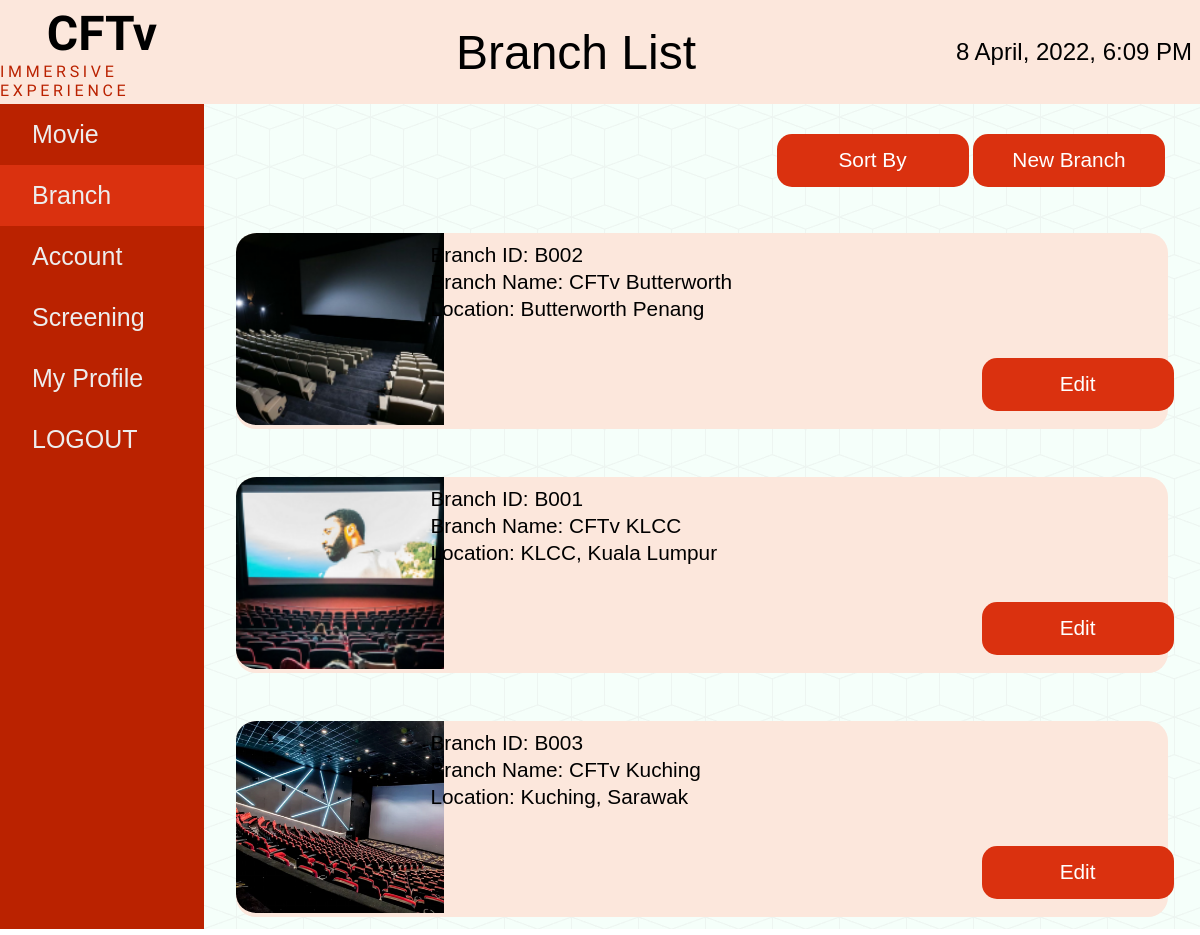
The page /branchList.php (signed in) on the database as committed earlier.
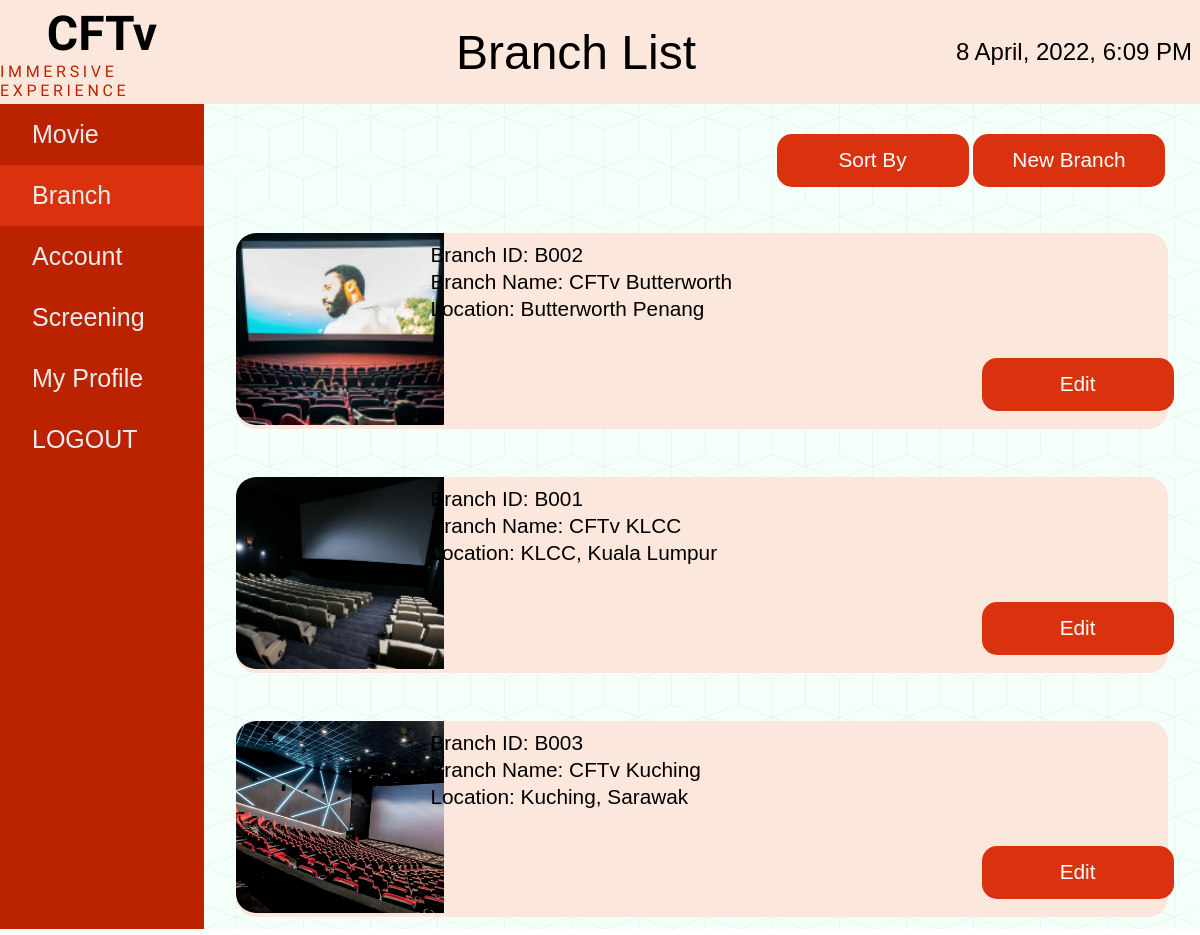
The same page on the database as committed later.
### tables this page shows
CREATE TABLE `branch` (
  `br_id` int(11) NOT NULL,
  `branch_id` varchar(30) NOT NULL,
  `branch_name` varchar(300) NOT NULL,
  `branch_address` varchar(300) NOT NULL,
  `branch_image` varchar(300) DEFAULT NULL,
  `no_of_halls` int(11) NOT NULL,
  `hall_id` int(11) NOT NULL,
  `screening_id` int(11) DEFAULT NULL
);

### branchList.php (the view, shortened to what this page needs)
<?php
require_once 'config.php';
$fetch_branches = mysqli_query($connect, "select * from branch GROUP BY branch_name");
?>
<!DOCTYPE html>
<html lang="en">
	<head>
		<link rel="stylesheet" href="./styles/style.css" />
	</head>
	<body>
		<div class="navbar">
			<div class="logo">
				<h1>CFTv</h1>
				<p>IMMERSIVE EXPERIENCE</p>
			</div>
			<div class="heading">
				<h1>Branch List</h1>
			</div>
			<div class="date">
				<h2><?php echo date("j F, Y, g:i A") ?></h2>
			</div>
		</div>
		<div class="draw-body">
			<div class="drawer">
				<li><a href="./movieList.php">Movie</a></li>
				<li class="active"><a href="./branchList.php">Branch</a></li>
				<li><a href="./account-list.php">Account</a></li>
				<li><a href="./screenList.php">Screening</a></li>
				<li><a href="./profile.php">My Profile</a></li>
				<li><a href="branchList.php?logout" title="Log Out">LOGOUT</a></li>
			</div>
			<div class="content">
				<div class="button-b">
					<form method="post" action="#" style="display: inline;">
						<button type="submit" name="sort_branch">Sort By</button>
					</form>
					<button><a href="./addBranch.php">New Branch</a></button>
				</div>
				<div class="main">
					 <?php
              while($branch = mysqli_fetch_assoc($fetch_branches)){
             ?>
					<div class="box-account">
						<div class="image">
							<img src="./images/<?php echo $branch['branch_image']; ?>" alt="user-image" />
						</div>
						<div class="left">
							<li>Branch ID: <?php echo $branch['branch_id']; ?></li>
							<li>Branch Name: <?php echo $branch['branch_name']; ?></li>
							<li>Location: <?php echo $branch['branch_address']; ?></li>
						</div>
						<button class="br_ed_btn"><a href="branchEdit.php?id=<?php echo $branch['branch_id']; ?>&br_id=<?php echo $branch['br_id']; ?>">Edit</a></button>
					</div>
					<br>
			<?php
		} ?>
				</div>
			</div>
		</div>
	</body>
</html>

Rows that differ between the two databases and show on the page:
changed branch "CFTv Butterworth": branch_image: a different picture
changed branch "CFTv KLCC": branch_image: a different picture
